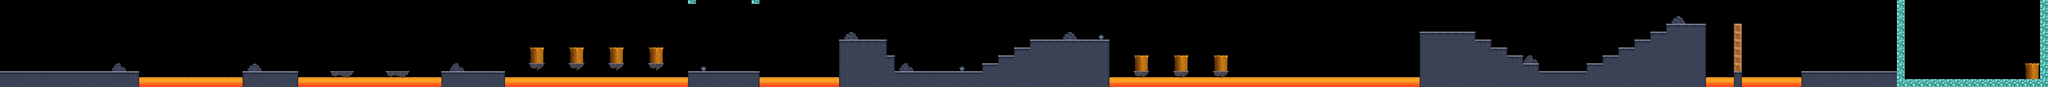

This is a level from a 2D game, rendered from its Tiled map with the project's own tilesets. A one-line summary and the map file follow, with tile-layer data summarised:
An orthogonal 515x22 tile map with 32x32 px tiles, 3 tile layers (layer3, layer2, layer1) and 261 objects.

<map version="1.0" orientation="orthogonal" renderorder="right-down" width="515" height="22" tilewidth="32" tileheight="32" nextobjectid="523">
 <tileset firstgid="1" name="Tileset_2" tilewidth="32" tileheight="32" spacing="2" margin="1" tilecount="364" columns="26">
  <image source="gfx/game/Tileset_4.png" width="884" height="476" />
 </tileset>
 <layer name="layer3" width="515" height="22">
  <data>[11330 cells, 810 non-empty, 6 distinct tile ids]</data>
 </layer>
 <layer name="layer2" width="515" height="22">
  <data>[11330 cells, 76 non-empty, 20 distinct tile ids]</data>
 </layer>
 <layer name="layer1" width="515" height="22">
  <data>[11330 cells, 2160 non-empty, 64 distinct tile ids]</data>
 </layer>
 <objectgroup name="finish">
  <object id="262" x="14528" y="576" />
 </objectgroup>
 <objectgroup name="checkpoint">
  <object id="263" x="6080" y="416" />
 </objectgroup>
 <objectgroup name="player">
  <object id="264" x="576" y="480" />
 </objectgroup>
 <objectgroup name="coins">
  <object id="265" x="15744" y="64" />
  <object id="266" x="15808" y="64" />
  <object id="267" x="15872" y="64" />
  <object id="268" x="15936" y="64" />
  <object id="269" x="15456" y="160" />
  <object id="270" x="15520" y="160" />
  <object id="271" x="15584" y="160" />
  <object id="272" x="16096" y="160" />
  <object id="273" x="16160" y="160" />
  <object id="274" x="16224" y="160" />
  <object id="275" x="15776" y="288" />
  <object id="276" x="15840" y="288" />
  <object id="277" x="15904" y="288" />
  <object id="278" x="5728" y="64" />
  <object id="279" x="5792" y="64" />
  <object id="280" x="5856" y="64" />
  <object id="281" x="5920" y="64" />
  <object id="282" x="5728" y="128" />
  <object id="283" x="5792" y="128" />
  <object id="284" x="5856" y="128" />
  <object id="285" x="5920" y="128" />
  <object id="286" x="5792" y="192" />
  <object id="287" x="5856" y="192" />
  <object id="288" x="5792" y="256" />
  <object id="289" x="5856" y="256" />
  <object id="290" x="1376" y="288" />
  <object id="291" x="1440" y="288" />
  <object id="292" x="1312" y="288" />
  <object id="293" x="1696" y="288" />
  <object id="294" x="1760" y="288" />
  <object id="295" x="1632" y="288" />
  <object id="296" x="2720" y="352" />
  <object id="297" x="2784" y="352" />
  <object id="298" x="3168" y="352" />
  <object id="299" x="3232" y="352" />
  <object id="300" x="4295" y="227" />
  <object id="301" x="4352" y="224" />
  <object id="302" x="4608" y="224" />
  <object id="303" x="4672" y="224" />
  <object id="304" x="4928" y="224" />
  <object id="305" x="4992" y="224" />
  <object id="306" x="5248" y="224" />
  <object id="307" x="5312" y="224" />
  <object id="308" x="6848" y="128" />
  <object id="309" x="6912" y="128" />
  <object id="310" x="6976" y="128" />
  <object id="311" x="7040" y="128" />
  <object id="312" x="8512" y="128" />
  <object id="313" x="8576" y="128" />
  <object id="314" x="8640" y="128" />
  <object id="315" x="8704" y="128" />
  <object id="316" x="10304" y="288" />
  <object id="317" x="10368" y="288" />
  <object id="318" x="10624" y="288" />
  <object id="319" x="10688" y="288" />
  <object id="320" x="11136" y="128" />
  <object id="321" x="11136" y="192" />
  <object id="322" x="11136" y="256" />
  <object id="323" x="11584" y="96" />
  <object id="324" x="11648" y="96" />
  <object id="325" x="11712" y="96" />
  <object id="326" x="12512" y="128" />
  <object id="327" x="12576" y="128" />
  <object id="328" x="12640" y="128" />
  <object id="329" x="12448" y="128" />
  <object id="330" x="12704" y="128" />
 </objectgroup>
 <objectgroup name="hidden_bonus_level">
  <object id="331" x="16352" y="512">
   <properties>
    <property name="1" value="exit" />
   </properties>
  </object>
  <object id="332" x="15392" y="32">
   <properties>
    <property name="1" value="fall" />
   </properties>
  </object>
  <object id="333" x="15232" y="672">
   <properties>
    <property name="1" value="isHiddenBonus" />
    <property name="2" value="under" />
   </properties>
  </object>
  <object id="334" x="9184" y="448">
   <properties>
    <property name="1" value="enter" />
   </properties>
  </object>
  <object id="335" x="9824" y="448">
   <properties>
    <property name="1" value="spawn" />
   </properties>
  </object>
 </objectgroup>
 <objectgroup name="bonus_blocks">
  <object id="336" x="7488" y="384">
   <properties>
    <property name="1" value="coin" />
   </properties>
  </object>
  <object id="337" x="7616" y="384">
   <properties>
    <property name="1" value="coin" />
   </properties>
  </object>
  <object id="338" x="7552" y="160">
   <properties>
    <property name="1" value="mush" />
   </properties>
  </object>
  <object id="339" x="704" y="384">
   <properties>
    <property name="1" value="coin" />
   </properties>
  </object>
  <object id="340" x="768" y="384">
   <properties>
    <property name="1" value="coin" />
   </properties>
  </object>
  <object id="341" x="832" y="384">
   <properties>
    <property name="1" value="coin" />
   </properties>
  </object>
  <object id="342" x="896" y="384">
   <properties>
    <property name="1" value="coin" />
   </properties>
  </object>
 </objectgroup>
 <objectgroup name="hidden_blocks">
  <object id="343" x="2272" y="160">
   <properties>
    <property name="1" value="coin" />
   </properties>
  </object>
  <object id="344" x="2144" y="160">
   <properties>
    <property name="1" value="coin" />
   </properties>
  </object>
  <object id="345" x="2208" y="160">
   <properties>
    <property name="1" value="diamond" />
   </properties>
  </object>
  <object id="346" x="2080" y="160">
   <properties>
    <property name="1" value="coin" />
   </properties>
  </object>
 </objectgroup>
 <objectgroup name="destroyable_blocks">
  <object id="347" x="15712" y="448">
   <properties>
    <property name="1" value="1" />
   </properties>
  </object>
  <object id="348" x="15776" y="448">
   <properties>
    <property name="1" value="1" />
    <property name="2" value="coin" />
   </properties>
  </object>
  <object id="349" x="15840" y="448">
   <properties>
    <property name="1" value="1" />
   </properties>
  </object>
  <object id="350" x="15904" y="448">
   <properties>
    <property name="1" value="1" />
   </properties>
  </object>
  <object id="351" x="15968" y="448">
   <properties>
    <property name="1" value="1" />
   </properties>
  </object>
  <object id="352" x="15968" y="384">
   <properties>
    <property name="1" value="1" />
   </properties>
  </object>
  <object id="353" x="16032" y="384">
   <properties>
    <property name="1" value="1" />
   </properties>
  </object>
  <object id="354" x="16096" y="384">
   <properties>
    <property name="1" value="1" />
   </properties>
  </object>
  </objectgroup>
 <objectgroup name="stand_destroy_blocks" />
 <objectgroup name="enemies">
  <!-- 55 objects omitted --></objectgroup>
 <objectgroup name="enemies_obstacles" />
 <objectgroup name="trampoline" />
 <objectgroup name="platform_horizontal">
  <!-- 1 objects omitted --></objectgroup>
 <objectgroup name="platform_vertical">
  <!-- 1 objects omitted --></objectgroup>
 <objectgroup name="platform_vertical_multiple" />
 <objectgroup name="platform_gravity">
  <!-- 3 objects omitted --></objectgroup>
 <objectgroup name="platform_zigzag" />
 <objectgroup name="platform_motor">
  <!-- 3 objects omitted --></objectgroup>
 <objectgroup name="platform_motor_big" />
 <objectgroup name="trap" />
 <objectgroup name="physics">
  <!-- 38 objects omitted --></objectgroup>
</map>
<!-- 168 of 261 objects omitted -->
